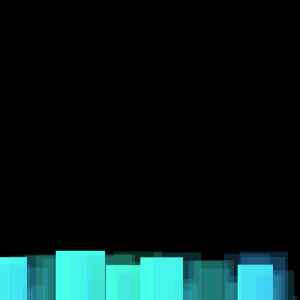
Frame 1 (no input)
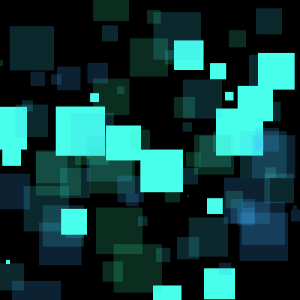
Frame 60 (the mouse pressed at the canvas centre just before this capture)
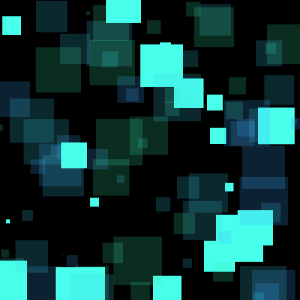
Frame 120 (the mouse held since frame 60 and released just before this capture)

The Processing sketch that drew these frames (run headless with seeded random() and noise(); from frame 60 on, the mouse is pressed at the canvas centre):

// Processing sketch: processing_39535
// ── processing_39535.pde


int num = 100;
float[] sizer = new float [num];
float[] y = new float [num];
float[] speed = new float [num];
float[] C = new float [num];
color[] myColors = new color [5];
int[] sqcol = new int [num];

void setup(){
  size(300,300);
  
  //set up theme colors with Adobe Kulor. Middle tiffany box blue color
  //stays opaque while the rest have a translucency factor.
  myColors [0] = color(54, 203, 232, 50);
  myColors [1] = color (60, 172, 255, 50);
  myColors [2] = color (72, 255, 235);
  myColors [3] = color (54, 232, 163, 50);
  myColors [4] = color (60, 255, 124, 50);
  
  //seed the array/loop using the different variables for y-position, speed, square color, size and color
  for (int i=num-1; i>=0; i--) {
    y[i] = random (width, 0);
    speed[i] = random (-5,5);
    sqcol[i] = floor(random(0,4));
    sizer[i] = random (-50,50);
    C[i] = random (10);
  }
  noStroke();
  smooth();
}

void draw() {
  background(0);
  
  for(int i=0; i<num-1; i++) {
    
    if (height/num > 1){
      //fill squares with myColors index
      fill(myColors [sqcol[i]]);
      //draw rectangle from the y position and vary it by height
      rect(height/num * i + height/num, y[i], sizer[i], sizer[i]);
      //speed is determined by y coordinate position
      y[i] = y[i] + speed [i];
    }else{
      
      //moves rectangles in random locations along the screen so they overlap
      fill(myColors [sqcol[i]]);
      rect(height/num * i+ i * .1 + height/num, y[i], sizer[i], sizer[i]);
      y[i] = y[i] + speed [i];
    }
      
      //this resets the rectangles as they go off the page to reset and keep drawing.
      if(y[i] > width + abs(sizer[i]/2)) y[i] = abs(-sizer[i])/2;
      if(y[i] < -abs(sizer[i]/2)) y[i] = width - +abs(sizer[i]/2);
    }
  }
